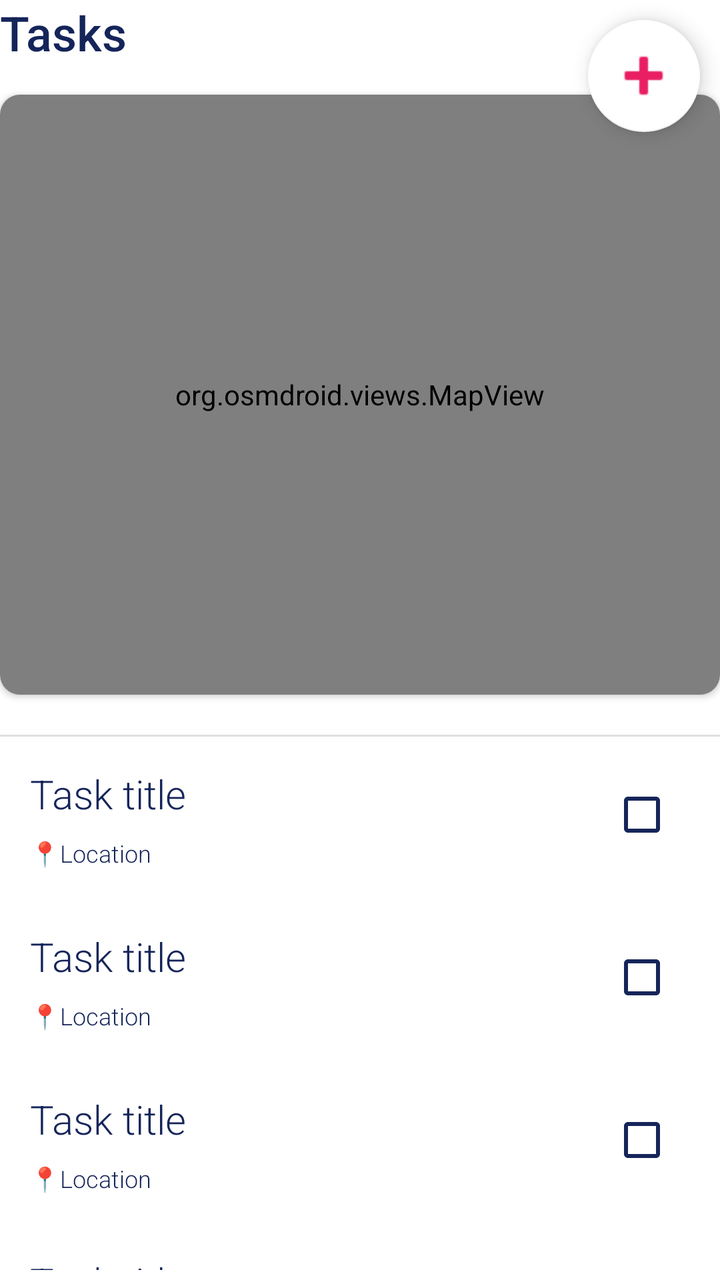
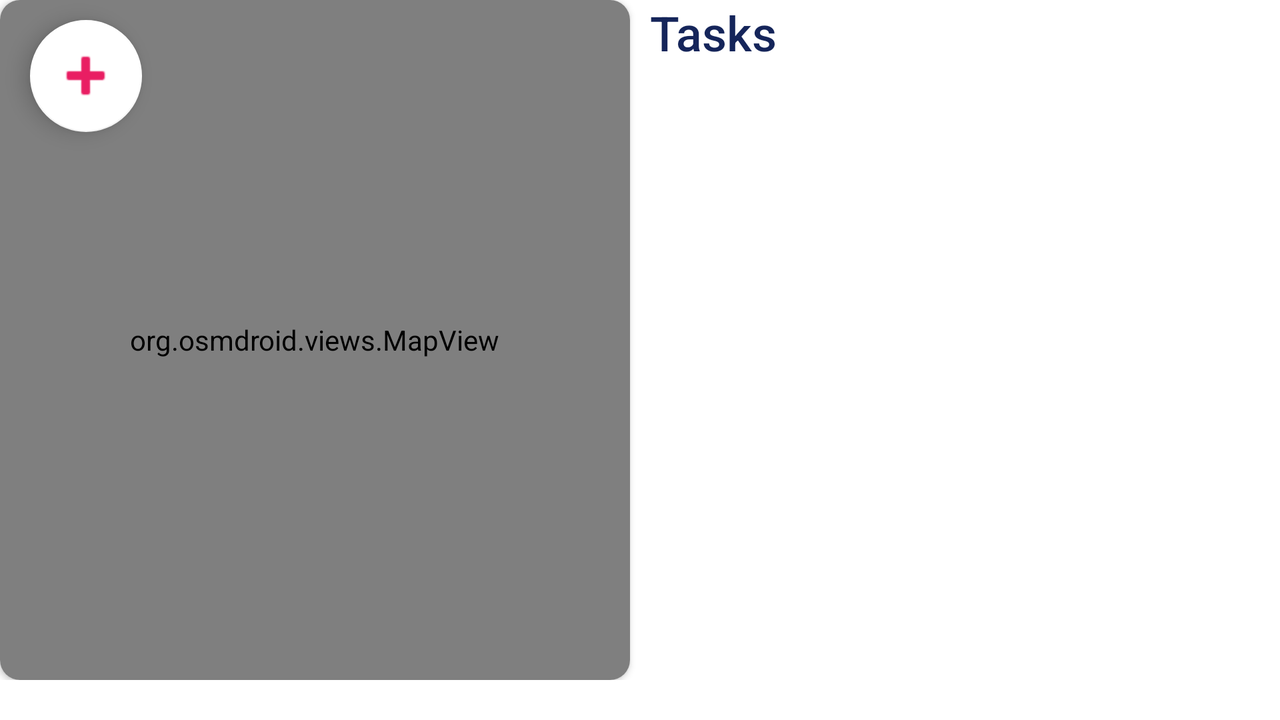

The same Android screen from two of the app's own layout files: first res/layout/ as a phone draws it, then the repository's variant for another configuration, drawn on a device whose configuration selects that folder. Both files follow.
<!-- AndroidManifest.xml: application theme Theme.NUMADSp23_Team20 -->
<!-- res/layout/fragment_tasks.xml -->
<?xml version="1.0" encoding="utf-8"?>
<FrameLayout xmlns:android="http://schemas.android.com/apk/res/android"
    xmlns:app="http://schemas.android.com/apk/res-auto"
    xmlns:tools="http://schemas.android.com/tools"
    android:layout_width="match_parent"
    android:layout_height="match_parent"
    tools:context=".TasksFragment">

    <androidx.constraintlayout.widget.ConstraintLayout
        android:layout_width="match_parent"
        android:layout_height="match_parent">

        <TextView
            android:id="@+id/TasksTitle"
            android:layout_width="wrap_content"
            android:layout_height="wrap_content"
            android:fontFamily="sans-serif-medium"
            android:text="Tasks"
            android:textColor="@color/primary_text"
            android:textSize="24sp"
            app:layout_constraintStart_toStartOf="parent"
            app:layout_constraintTop_toTopOf="parent" />

        <com.google.android.material.floatingactionbutton.FloatingActionButton
            android:id="@+id/AddTaskButton"
            android:layout_width="wrap_content"
            android:layout_height="wrap_content"
            android:layout_marginTop="10dp"
            android:layout_marginEnd="10dp"
            android:clickable="true"
            android:src="@android:drawable/ic_input_add"
            app:backgroundTint="@color/white"
            app:layout_constraintEnd_toEndOf="parent"
            app:layout_constraintTop_toTopOf="parent"
            app:maxImageSize="35dp"
            app:tint="@color/primary_highlight" />

        <androidx.cardview.widget.CardView
            android:id="@+id/TasksMapContainer"
            android:layout_width="match_parent"
            android:layout_height="wrap_content"
            android:layout_marginTop="15dp"
            app:cardCornerRadius="10dp"
            app:layout_constraintTop_toBottomOf="@+id/TasksTitle">

            <org.osmdroid.views.MapView
                android:id="@+id/TasksMapView"
                android:layout_width="match_parent"
                android:layout_height="300dp">

            </org.osmdroid.views.MapView>
        </androidx.cardview.widget.CardView>

        <View
            android:id="@+id/divider2"
            android:layout_width="match_parent"
            android:layout_height="1dp"
            android:layout_marginTop="20dp"
            android:background="?android:attr/listDivider"
            app:layout_constraintTop_toBottomOf="@+id/TasksMapContainer" />

        <ScrollView
            android:layout_width="match_parent"
            android:layout_height="0dp"
            android:layout_marginBottom="5dp"
            android:scrollbars="none"
            app:layout_constraintBottom_toBottomOf="parent"
            app:layout_constraintEnd_toEndOf="parent"
            app:layout_constraintStart_toStartOf="parent"
            app:layout_constraintTop_toBottomOf="@+id/divider2">

            <LinearLayout
                android:layout_width="match_parent"
                android:layout_height="wrap_content"
                android:orientation="vertical">

                <include
                    android:id="@+id/item1"
                    layout="@layout/task_recyclerview_item"
                    android:layout_width="match_parent"
                    android:layout_height="wrap_content" />

                <include
                    android:id="@+id/item2"
                    layout="@layout/task_recyclerview_item"
                    android:layout_width="match_parent"
                    android:layout_height="wrap_content" />

                <include
                    android:id="@+id/item3"
                    layout="@layout/task_recyclerview_item"
                    android:layout_width="match_parent"
                    android:layout_height="wrap_content" />

                <include
                    android:id="@+id/item4"
                    layout="@layout/task_recyclerview_item"
                    android:layout_width="match_parent"
                    android:layout_height="wrap_content" />

                <include
                    android:id="@+id/item5"
                    layout="@layout/task_recyclerview_item"
                    android:layout_width="match_parent"
                    android:layout_height="wrap_content" />

                <include
                    android:id="@+id/item6"
                    layout="@layout/task_recyclerview_item"
                    android:layout_width="match_parent"
                    android:layout_height="wrap_content" />
            </LinearLayout>
        </ScrollView>


    </androidx.constraintlayout.widget.ConstraintLayout>

</FrameLayout>
<!-- res/layout/task_recyclerview_item.xml (included above) -->
<?xml version="1.0" encoding="utf-8"?>
<androidx.constraintlayout.widget.ConstraintLayout xmlns:android="http://schemas.android.com/apk/res/android"
    xmlns:app="http://schemas.android.com/apk/res-auto"
    xmlns:tools="http://schemas.android.com/tools"
    android:layout_width="match_parent"
    android:layout_height="match_parent">

    <Space
        android:layout_width="match_parent"
        android:layout_height="5dp"
        app:layout_constraintTop_toBottomOf="@+id/linearLayout2"
        tools:layout_editor_absoluteX="15dp" />

    <LinearLayout
        android:id="@+id/linearLayout2"
        android:layout_width="match_parent"
        android:layout_height="wrap_content"
        android:layout_margin="5dp"
        android:background="@drawable/rounded_rectangle"
        android:backgroundTint="@color/white"
        android:elevation="2dp"
        android:orientation="vertical"
        android:paddingLeft="10dp"
        android:paddingTop="10dp"
        android:paddingRight="10dp"
        android:paddingBottom="10dp"
        app:layout_constraintEnd_toEndOf="parent"
        app:layout_constraintStart_toStartOf="parent"
        app:layout_constraintTop_toTopOf="parent">

        <LinearLayout
            android:layout_width="match_parent"
            android:layout_height="wrap_content"
            android:orientation="horizontal">

            <LinearLayout
                android:layout_width="wrap_content"
                android:layout_height="wrap_content"
                android:layout_weight="1"
                android:orientation="vertical">

                <TextView
                    android:id="@+id/textView3"
                    android:layout_width="match_parent"
                    android:layout_height="wrap_content"
                    android:fontFamily="sans-serif-light"
                    android:text="Task title"
                    android:textColor="@color/primary_text"
                    android:textSize="20sp" />

                <TextView
                    android:id="@+id/textView2"
                    android:layout_width="match_parent"
                    android:layout_height="wrap_content"
                    android:layout_marginTop="8dp"
                    android:fontFamily="sans-serif-light"
                    android:text="📍Location"
                    android:textColor="@color/primary_text"
                    android:textSize="12sp" />

            </LinearLayout>

            <CheckBox
                android:id="@+id/checkBox"
                android:layout_width="wrap_content"
                android:layout_height="wrap_content"
                android:buttonTint="@color/primary" />
        </LinearLayout>

    </LinearLayout>

</androidx.constraintlayout.widget.ConstraintLayout>
<!-- resources referenced by this layout -->
<resources>
  <color name="primary">#15255A</color>
  <color name="primary_highlight">#E91E63</color>
  <color name="primary_text">#15255A</color>
  <color name="white">#FFFFFFFF</color>
  <style name="Theme.NUMADSp23_Team20" parent="Theme.MaterialComponents.Light.NoActionBar">
          
          <item name="colorPrimary">@color/purple_500</item>
          <item name="colorPrimaryVariant">@color/purple_700</item>
          <item name="colorOnPrimary">@color/white</item>
          
          <item name="colorSecondary">@color/teal_200</item>
          <item name="colorSecondaryVariant">@color/teal_700</item>
          <item name="colorOnSecondary">@color/black</item>
          
          <item name="android:statusBarColor">?attr/colorPrimaryVariant</item>
          
      </style>
  <color name="purple_500">#FF6200EE</color>
  <color name="purple_700">#FF3700B3</color>
  <color name="teal_200">#FF03DAC5</color>
  <color name="teal_700">#FF018786</color>
  <color name="black">#FF000000</color>
</resources>
<!-- res/layout-land/fragment_tasks.xml (the repository's variant of the layout above) -->
<!-- drawn on the phone turned sideways -->
<?xml version="1.0" encoding="utf-8"?>
<FrameLayout xmlns:android="http://schemas.android.com/apk/res/android"
    xmlns:app="http://schemas.android.com/apk/res-auto"
    xmlns:tools="http://schemas.android.com/tools"
    android:layout_width="match_parent"
    android:layout_height="match_parent"
    tools:context=".TasksFragment">

    <androidx.constraintlayout.widget.ConstraintLayout
        android:layout_width="match_parent"
        android:layout_height="match_parent"
        android:layout_marginBottom="20dp">

        <com.google.android.material.floatingactionbutton.FloatingActionButton
            android:id="@+id/AddTaskButton"
            android:layout_width="wrap_content"
            android:layout_height="wrap_content"
            android:layout_marginStart="15dp"
            android:layout_marginTop="10dp"
            android:clickable="true"
            android:src="@android:drawable/ic_input_add"
            app:backgroundTint="@color/white"
            app:layout_constraintStart_toStartOf="parent"
            app:layout_constraintTop_toTopOf="parent"
            app:maxImageSize="35dp"
            app:tint="@color/primary_highlight" />

        <LinearLayout
            android:layout_width="match_parent"
            android:layout_height="match_parent"
            android:orientation="horizontal"
            app:layout_constraintBottom_toBottomOf="parent"
            app:layout_constraintEnd_toEndOf="parent"
            app:layout_constraintStart_toStartOf="parent"
            app:layout_constraintTop_toTopOf="parent">

            <androidx.cardview.widget.CardView
                android:id="@+id/TasksMapContainer"
                android:layout_width="match_parent"
                android:layout_height="match_parent"
                android:layout_weight="1"
                app:cardCornerRadius="10dp"
                app:layout_constraintTop_toBottomOf="@+id/TasksTitle">

                <org.osmdroid.views.MapView
                    android:id="@+id/TasksMapView"
                    android:layout_width="match_parent"
                    android:layout_height="match_parent">

                </org.osmdroid.views.MapView>
            </androidx.cardview.widget.CardView>

            <Space
                android:layout_width="10dp"
                android:layout_height="wrap_content"/>

            <ScrollView
                android:layout_width="match_parent"
                android:layout_height="match_parent"
                android:layout_weight="1"
                android:scrollbars="none"
                app:layout_constraintBottom_toBottomOf="parent"
                app:layout_constraintEnd_toEndOf="parent"
                app:layout_constraintStart_toStartOf="parent"
                app:layout_constraintTop_toBottomOf="@+id/divider2">

                <LinearLayout
                    android:layout_width="match_parent"
                    android:layout_height="match_parent"
                    android:layout_weight="1"
                    android:orientation="vertical">

                    <TextView
                        android:id="@+id/tasksTitle"
                        android:layout_width="wrap_content"
                        android:layout_height="wrap_content"
                        android:layout_marginBottom="10dp"
                        android:fontFamily="sans-serif-medium"
                        android:text="Tasks"
                        android:textColor="@color/primary_text"
                        android:textSize="24sp"
                        app:layout_constraintStart_toStartOf="parent"
                        app:layout_constraintTop_toTopOf="parent" />

                    <androidx.recyclerview.widget.RecyclerView
                        android:id="@+id/TasksRecyclerView"
                        android:layout_width="match_parent"
                        android:layout_height="match_parent" />

                </LinearLayout>


            </ScrollView>



        </LinearLayout>
    </androidx.constraintlayout.widget.ConstraintLayout>

</FrameLayout>
<!-- resources referenced by the variant -->
<!-- as the phone turned sideways resolves them -->
<resources>
  <color name="primary_highlight">#E91E63</color>
  <color name="primary_text">#15255A</color>
  <color name="white">#FFFFFFFF</color>
  <style name="Theme.NUMADSp23_Team20" parent="Theme.MaterialComponents.Light.NoActionBar">
          
          <item name="colorPrimary">@color/purple_500</item>
          <item name="colorPrimaryVariant">@color/purple_700</item>
          <item name="colorOnPrimary">@color/white</item>
          
          <item name="colorSecondary">@color/teal_200</item>
          <item name="colorSecondaryVariant">@color/teal_700</item>
          <item name="colorOnSecondary">@color/black</item>
          
          <item name="android:statusBarColor">?attr/colorPrimaryVariant</item>
          
      </style>
  <color name="purple_500">#FF6200EE</color>
  <color name="purple_700">#FF3700B3</color>
  <color name="teal_200">#FF03DAC5</color>
  <color name="teal_700">#FF018786</color>
  <color name="black">#FF000000</color>
</resources>
